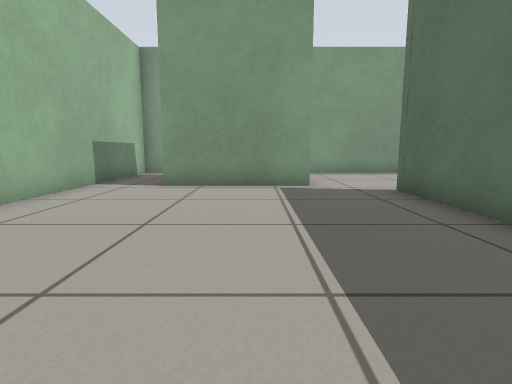
view 1 (above)

19 first-person views from a walk through a world built for the Gazebo simulator. The camera is 0.5 m above the floor, tilts 8° down and sees 80° across. The floor is counted in squares, 0.5 m on a side. Each view is taken from the middle of a square. On the plan, view 1 faces up. The plan holds only what a view shows up to about 12 squares ahead; the rest is blank.

view 2
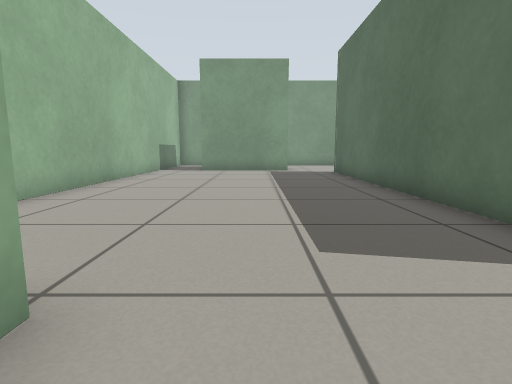

view 3
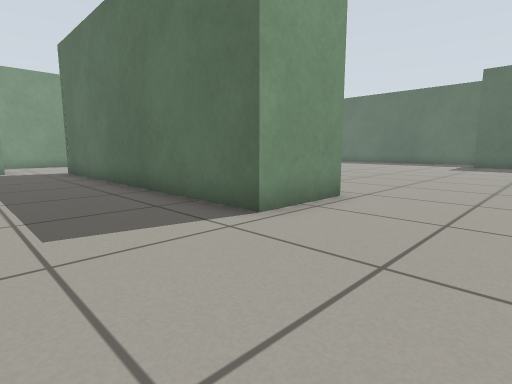

view 4
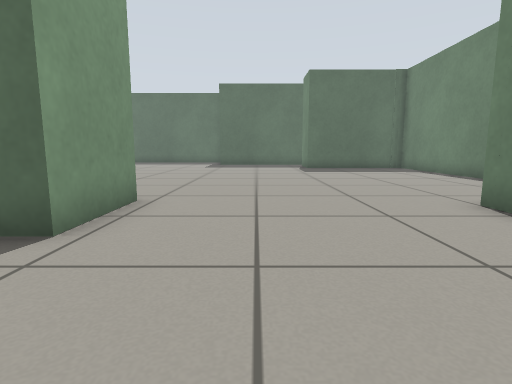

view 5
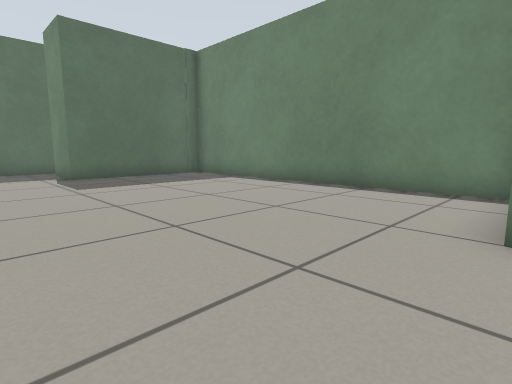

view 6
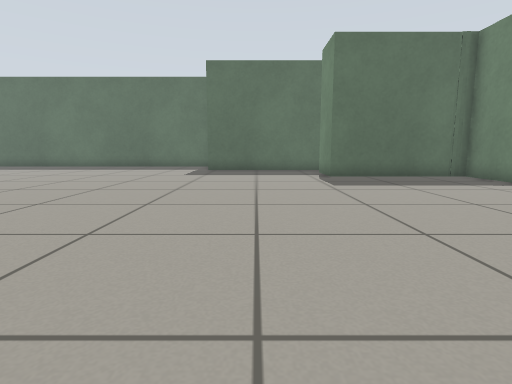

view 7
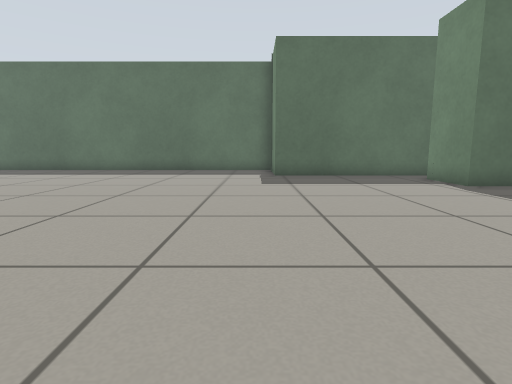

view 8
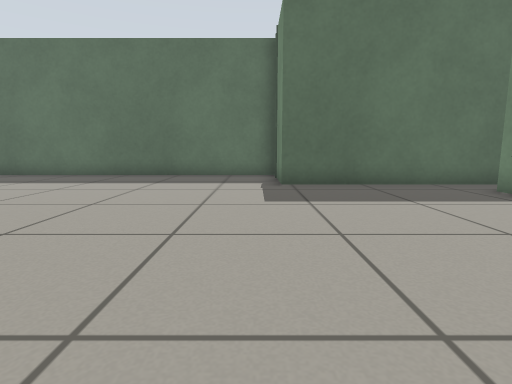

view 9
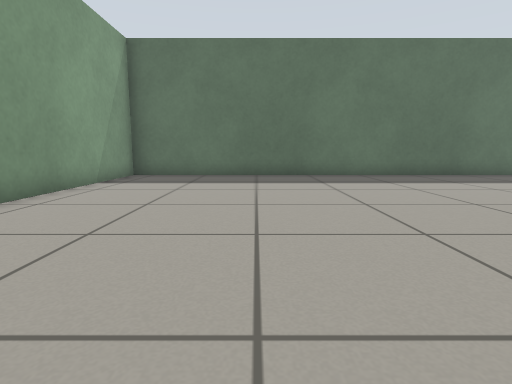

view 10
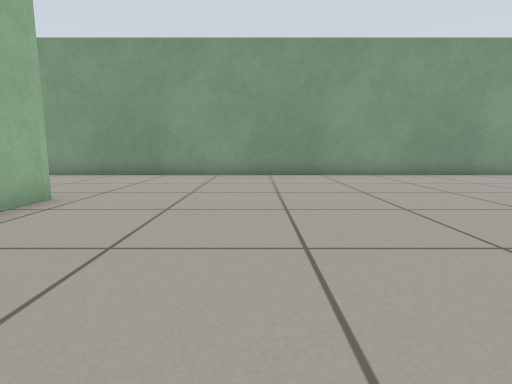

view 11
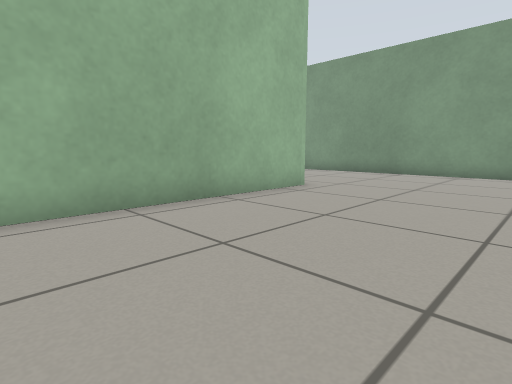

view 12
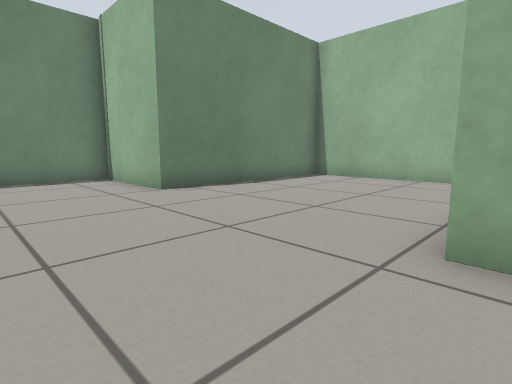

view 13
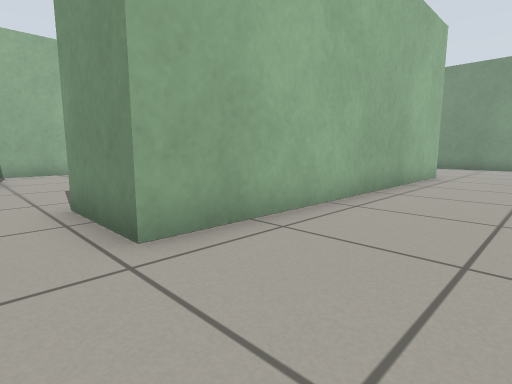

view 14
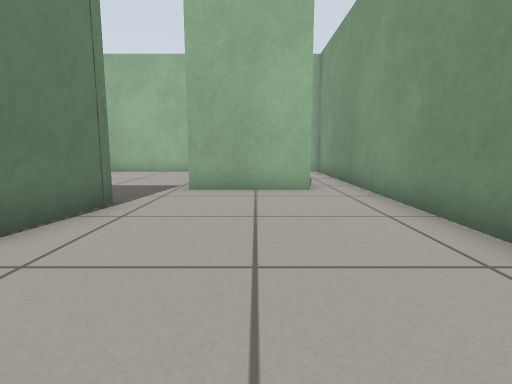

view 15
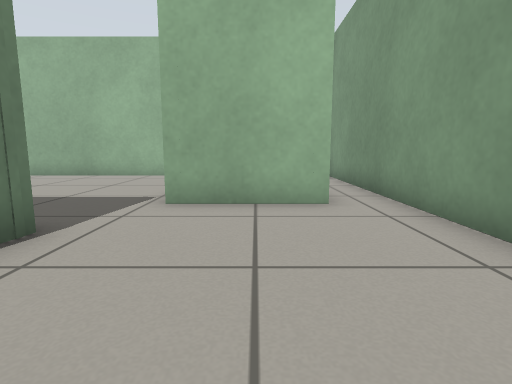

view 16
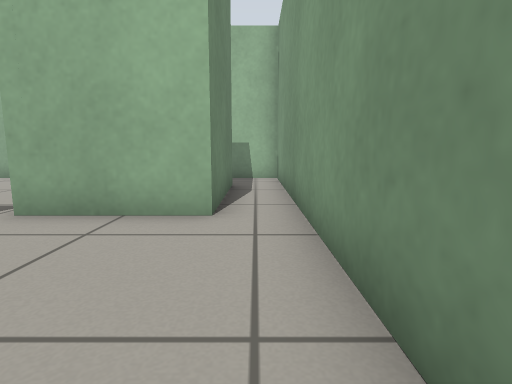

view 17
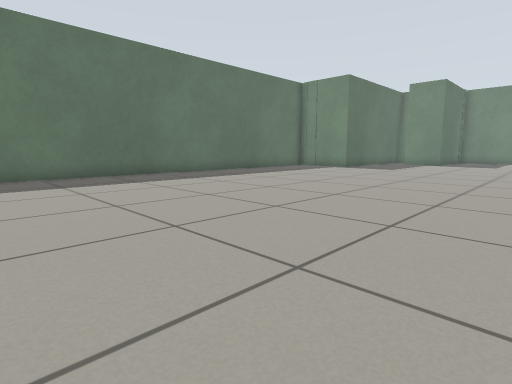

view 18
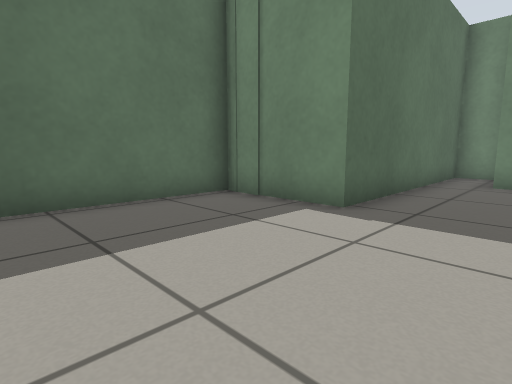

view 19
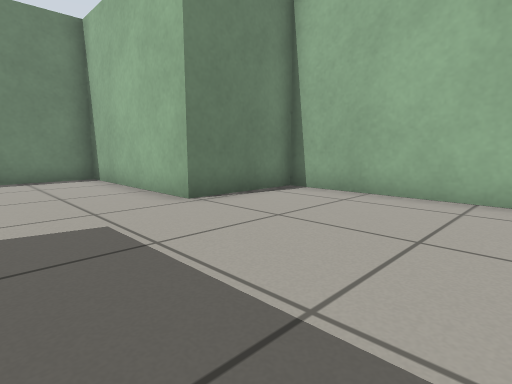

### Floor plan
Points are (right, up) in squares from view 1. A wall is a line through its corners. A room is listed if a view was taken in it or the views show most of it. See-through windows are left out.
Room 1 (views 1, 19)
walls: (1.5, 8.3) (-2.6, 8.3); (3.4, -3.7) (3.4, 7.4); (-2.6, 11.3) (1.5, 11.3); (1.4, 12.7) (-4.6, 12.7) (-4.6, -4.3) (-1.4, -4.3) (-1.4, -5.5)
ways out: opening at (1, -4) to room 2; opening at (1, 12) to room 2; opening at (2, 7.3) to room 2
Room 2 (views 2, 3, 4, 5, 6, 7, 8, 9, 10, 11, 12, 13, 14, 15, 16, 17, 18)
walls: (5.9, 6.9) (5.9, -3.7) (3.4, -3.7); (22.3, -3.7) (22.8, -3.8) (22.8, 12.7) (1.4, 12.7); (3.4, 7.4) (5.6, 7.1); (18.5, -11.4) (19.6, -11.4) (19.6, -3.7) (22.8, -3.7); (16.2, -13.7) (16.2, -8.7) (18.2, -8.7); (-1.4, -5.5) (-1.4, -10) (5.3, -10) (5.3, -13.7) (16, -13.7) (16.2, -13); (1.5, 11.3) (1.5, 8.3)
ways out: opening at (1, -4) to room 1; opening at (1, 12) to room 1; opening at (2, 7.3) to room 1

Where each view was taken, in squares from view 1:
view 1: 0 up, 0 right, facing up
view 2: 6 down, 0 right, facing up
view 3: 7 down, 0 right, facing up-right
view 4: 6 down, 0 right, facing right
view 5: 6 down, 5 right, facing down-right
view 6: 6 down, 5 right, facing right
view 7: 3 down, 8 right, facing right
view 8: 3 down, 11 right, facing right
view 9: 8 up, 11 right, facing right
view 10: 1 up, 10 right, facing up
view 11: 0 up, 11 right, facing up-left
view 12: 3 down, 9 right, facing down-left
view 13: 5 down, 9 right, facing up-left
view 14: 10 up, 9 right, facing left
view 15: 10 up, 7 right, facing left
view 16: 12 up, 6 right, facing left
view 17: 12 up, 11 right, facing down-right
view 18: 1 up, 17 right, facing down-right
view 19: 1 up, 2 right, facing down-left
